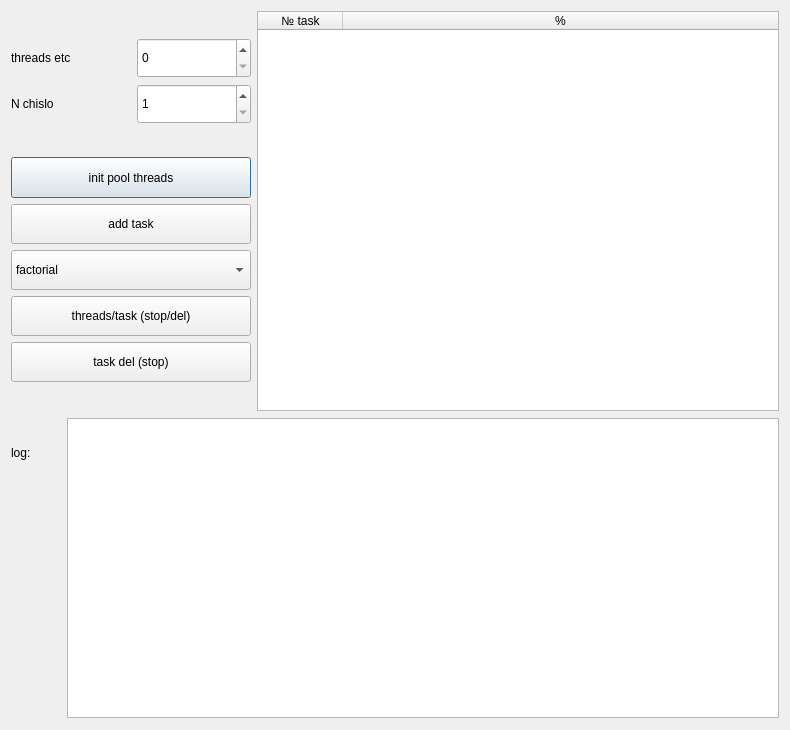
<?xml version="1.0" encoding="UTF-8"?>
<ui version="4.0">
 <class>widget</class>
 <widget class="QDialog" name="widget">
  <property name="windowModality">
   <enum>Qt::NonModal</enum>
  </property>
  <property name="enabled">
   <bool>true</bool>
  </property>
  <property name="geometry">
   <rect>
    <x>0</x>
    <y>0</y>
    <width>790</width>
    <height>730</height>
   </rect>
  </property>
  <property name="maximumSize">
   <size>
    <width>16777215</width>
    <height>16777215</height>
   </size>
  </property>
  <property name="windowTitle">
   <string>Threads_pool_gui</string>
  </property>
  <property name="whatsThis">
   <string/>
  </property>
  <layout class="QGridLayout" name="gridLayout_4">
   <item row="0" column="0">
    <layout class="QGridLayout" name="gridLayout_3">
     <item row="0" column="0">
      <layout class="QGridLayout" name="gridLayout">
       <item row="0" column="0">
        <widget class="QLabel" name="label_1">
         <property name="minimumSize">
          <size>
           <width>120</width>
           <height>40</height>
          </size>
         </property>
         <property name="text">
          <string>threads etc</string>
         </property>
        </widget>
       </item>
       <item row="0" column="1">
        <widget class="QSpinBox" name="count_tr">
         <property name="minimumSize">
          <size>
           <width>110</width>
           <height>40</height>
          </size>
         </property>
         <property name="wrapping">
          <bool>false</bool>
         </property>
         <property name="minimum">
          <number>0</number>
         </property>
        </widget>
       </item>
       <item row="1" column="0">
        <widget class="QLabel" name="label_2">
         <property name="minimumSize">
          <size>
           <width>120</width>
           <height>40</height>
          </size>
         </property>
         <property name="text">
          <string>N chislo</string>
         </property>
        </widget>
       </item>
       <item row="1" column="1">
        <widget class="QSpinBox" name="n_chisl">
         <property name="minimumSize">
          <size>
           <width>110</width>
           <height>40</height>
          </size>
         </property>
         <property name="minimum">
          <number>1</number>
         </property>
         <property name="maximum">
          <number>5000</number>
         </property>
        </widget>
       </item>
      </layout>
     </item>
     <item row="1" column="0">
      <layout class="QGridLayout" name="gridLayout_2">
       <item row="0" column="0">
        <widget class="QPushButton" name="btn_1">
         <property name="minimumSize">
          <size>
           <width>240</width>
           <height>41</height>
          </size>
         </property>
         <property name="text">
          <string>init pool threads</string>
         </property>
        </widget>
       </item>
       <item row="1" column="0">
        <widget class="QPushButton" name="btn_2">
         <property name="minimumSize">
          <size>
           <width>240</width>
           <height>40</height>
          </size>
         </property>
         <property name="text">
          <string>add task</string>
         </property>
        </widget>
       </item>
       <item row="2" column="0">
        <widget class="QComboBox" name="comboBox">
         <property name="minimumSize">
          <size>
           <width>240</width>
           <height>40</height>
          </size>
         </property>
         <item>
          <property name="text">
           <string>factorial</string>
          </property>
         </item>
         <item>
          <property name="text">
           <string>fibonachi</string>
          </property>
         </item>
         <item>
          <property name="text">
           <string>time2s</string>
          </property>
         </item>
        </widget>
       </item>
       <item row="3" column="0">
        <widget class="QPushButton" name="btn_3">
         <property name="minimumSize">
          <size>
           <width>240</width>
           <height>40</height>
          </size>
         </property>
         <property name="text">
          <string>threads/task (stop/del)</string>
         </property>
        </widget>
       </item>
       <item row="4" column="0">
        <widget class="QPushButton" name="btn_4">
         <property name="minimumSize">
          <size>
           <width>240</width>
           <height>40</height>
          </size>
         </property>
         <property name="text">
          <string>task del (stop)</string>
         </property>
        </widget>
       </item>
      </layout>
     </item>
    </layout>
   </item>
   <item row="0" column="1">
    <widget class="QTableWidget" name="tableWidget">
     <property name="enabled">
      <bool>true</bool>
     </property>
     <property name="minimumSize">
      <size>
       <width>330</width>
       <height>400</height>
      </size>
     </property>
     <property name="baseSize">
      <size>
       <width>0</width>
       <height>0</height>
      </size>
     </property>
     <property name="font">
      <font>
       <pointsize>9</pointsize>
      </font>
     </property>
     <property name="layoutDirection">
      <enum>Qt::LeftToRight</enum>
     </property>
     <property name="autoFillBackground">
      <bool>true</bool>
     </property>
     <property name="inputMethodHints">
      <set>Qt::ImhNone</set>
     </property>
     <property name="frameShape">
      <enum>QFrame::StyledPanel</enum>
     </property>
     <property name="frameShadow">
      <enum>QFrame::Sunken</enum>
     </property>
     <property name="midLineWidth">
      <number>0</number>
     </property>
     <property name="horizontalScrollBarPolicy">
      <enum>Qt::ScrollBarAsNeeded</enum>
     </property>
     <property name="sizeAdjustPolicy">
      <enum>QAbstractScrollArea::AdjustIgnored</enum>
     </property>
     <property name="editTriggers">
      <set>QAbstractItemView::AnyKeyPressed|QAbstractItemView::DoubleClicked|QAbstractItemView::EditKeyPressed</set>
     </property>
     <property name="tabKeyNavigation">
      <bool>true</bool>
     </property>
     <property name="showDropIndicator" stdset="0">
      <bool>true</bool>
     </property>
     <property name="dragEnabled">
      <bool>true</bool>
     </property>
     <property name="dragDropOverwriteMode">
      <bool>true</bool>
     </property>
     <property name="alternatingRowColors">
      <bool>false</bool>
     </property>
     <property name="selectionMode">
      <enum>QAbstractItemView::ExtendedSelection</enum>
     </property>
     <property name="selectionBehavior">
      <enum>QAbstractItemView::SelectRows</enum>
     </property>
     <property name="iconSize">
      <size>
       <width>20</width>
       <height>20</height>
      </size>
     </property>
     <property name="horizontalScrollMode">
      <enum>QAbstractItemView::ScrollPerItem</enum>
     </property>
     <property name="showGrid">
      <bool>true</bool>
     </property>
     <property name="gridStyle">
      <enum>Qt::DashLine</enum>
     </property>
     <property name="sortingEnabled">
      <bool>false</bool>
     </property>
     <property name="wordWrap">
      <bool>true</bool>
     </property>
     <property name="cornerButtonEnabled">
      <bool>true</bool>
     </property>
     <property name="rowCount">
      <number>0</number>
     </property>
     <property name="columnCount">
      <number>2</number>
     </property>
     <attribute name="horizontalHeaderVisible">
      <bool>true</bool>
     </attribute>
     <attribute name="horizontalHeaderCascadingSectionResizes">
      <bool>false</bool>
     </attribute>
     <attribute name="horizontalHeaderMinimumSectionSize">
      <number>45</number>
     </attribute>
     <attribute name="horizontalHeaderDefaultSectionSize">
      <number>85</number>
     </attribute>
     <attribute name="horizontalHeaderHighlightSections">
      <bool>true</bool>
     </attribute>
     <attribute name="horizontalHeaderShowSortIndicator" stdset="0">
      <bool>false</bool>
     </attribute>
     <attribute name="horizontalHeaderStretchLastSection">
      <bool>true</bool>
     </attribute>
     <attribute name="verticalHeaderVisible">
      <bool>false</bool>
     </attribute>
     <attribute name="verticalHeaderCascadingSectionResizes">
      <bool>false</bool>
     </attribute>
     <attribute name="verticalHeaderMinimumSectionSize">
      <number>20</number>
     </attribute>
     <attribute name="verticalHeaderDefaultSectionSize">
      <number>45</number>
     </attribute>
     <attribute name="verticalHeaderHighlightSections">
      <bool>false</bool>
     </attribute>
     <attribute name="verticalHeaderShowSortIndicator" stdset="0">
      <bool>false</bool>
     </attribute>
     <attribute name="verticalHeaderStretchLastSection">
      <bool>false</bool>
     </attribute>
     <column>
      <property name="text">
       <string>№ task</string>
      </property>
      <property name="font">
       <font>
        <family>Segoe UI</family>
       </font>
      </property>
      <property name="textAlignment">
       <set>AlignCenter</set>
      </property>
     </column>
     <column>
      <property name="text">
       <string>%</string>
      </property>
     </column>
    </widget>
   </item>
   <item row="1" column="0" colspan="2">
    <layout class="QFormLayout" name="formLayout">
     <item row="0" column="0">
      <widget class="QLabel" name="label_3">
       <property name="minimumSize">
        <size>
         <width>50</width>
         <height>40</height>
        </size>
       </property>
       <property name="text">
        <string>log:</string>
       </property>
      </widget>
     </item>
     <item row="0" column="1">
      <widget class="QTextEdit" name="textEdit">
       <property name="minimumSize">
        <size>
         <width>710</width>
         <height>300</height>
        </size>
       </property>
       <property name="maximumSize">
        <size>
         <width>720</width>
         <height>300</height>
        </size>
       </property>
       <property name="font">
        <font>
         <pointsize>7</pointsize>
        </font>
       </property>
      </widget>
     </item>
    </layout>
   </item>
  </layout>
 </widget>
 <layoutdefault spacing="6" margin="11"/>
 <resources/>
 <connections/>
</ui>
